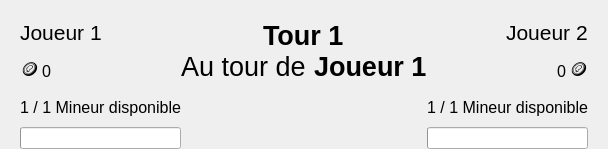
            <widget class="QWidget" name="TopContainer" native="true">
             <property name="sizePolicy">
              <sizepolicy hsizetype="Preferred" vsizetype="Fixed">
               <horstretch>0</horstretch>
               <verstretch>0</verstretch>
              </sizepolicy>
             </property>
             <layout class="QHBoxLayout" name="horizontalLayout">
              <property name="spacing">
               <number>0</number>
              </property>
              <property name="leftMargin">
               <number>20</number>
              </property>
              <property name="topMargin">
               <number>20</number>
              </property>
              <property name="rightMargin">
               <number>20</number>
              </property>
              <property name="bottomMargin">
               <number>0</number>
              </property>
              <item alignment="Qt::AlignLeft|Qt::AlignTop">
               <widget class="QWidget" name="TopLeftContainer" native="true">
                <property name="minimumSize">
                 <size>
                  <width>0</width>
                  <height>0</height>
                 </size>
                </property>
                <layout class="QVBoxLayout" name="verticalLayout_2">
                 <property name="spacing">
                  <number>10</number>
                 </property>
                 <property name="leftMargin">
                  <number>0</number>
                 </property>
                 <property name="topMargin">
                  <number>0</number>
                 </property>
                 <property name="rightMargin">
                  <number>0</number>
                 </property>
                 <property name="bottomMargin">
                  <number>0</number>
                 </property>
                 <item>
                  <widget class="QLabel" name="Player1Label">
                   <property name="font">
                    <font>
                     <pointsize>16</pointsize>
                    </font>
                   </property>
                   <property name="text">
                    <string>Joueur 1</string>
                   </property>
                  </widget>
                 </item>
                 <item>
                  <layout class="QHBoxLayout" name="Player1ScoresContainer" stretch="0,0">
                   <property name="spacing">
                    <number>3</number>
                   </property>
                   <item alignment="Qt::AlignLeft">
                    <widget class="QLabel" name="Player1CoinImage">
                     <property name="minimumSize">
                      <size>
                       <width>0</width>
                       <height>0</height>
                      </size>
                     </property>
                     <property name="maximumSize">
                      <size>
                       <width>16777215</width>
                       <height>16777215</height>
                      </size>
                     </property>
                     <property name="font">
                      <font>
                       <pointsize>14</pointsize>
                      </font>
                     </property>
                     <property name="text">
                      <string>🪙</string>
                     </property>
                     <property name="scaledContents">
                      <bool>true</bool>
                     </property>
                    </widget>
                   </item>
                   <item>
                    <widget class="QLabel" name="Player1Score">
                     <property name="sizePolicy">
                      <sizepolicy hsizetype="Expanding" vsizetype="Preferred">
                       <horstretch>0</horstretch>
                       <verstretch>0</verstretch>
                      </sizepolicy>
                     </property>
                     <property name="font">
                      <font>
                       <pointsize>12</pointsize>
                      </font>
                     </property>
                     <property name="text">
                      <string>0</string>
                     </property>
                    </widget>
                   </item>
                  </layout>
                 </item>
                 <item>
                  <layout class="QHBoxLayout" name="Player1MinerContainer">
                   <property name="spacing">
                    <number>0</number>
                   </property>
                   <item>
                    <widget class="QLabel" name="Player1MinerAvailable">
                     <property name="font">
                      <font>
                       <pointsize>12</pointsize>
                      </font>
                     </property>
                     <property name="text">
                      <string>1</string>
                     </property>
                    </widget>
                   </item>
                   <item>
                    <widget class="QLabel" name="Player1MinerTotal">
                     <property name="font">
                      <font>
                       <pointsize>12</pointsize>
                      </font>
                     </property>
                     <property name="text">
                      <string> / 1 Mineur disponible</string>
                     </property>
                    </widget>
                   </item>
                  </layout>
                 </item>
                 <item>
                  <widget class="QProgressBar" name="Player1MinerWorkingProgress">
                   <property name="value">
                    <number>0</number>
                   </property>
                   <property name="textVisible">
                    <bool>false</bool>
                   </property>
                  </widget>
                 </item>
                </layout>
               </widget>
              </item>
              <item alignment="Qt::AlignHCenter|Qt::AlignTop">
               <widget class="QWidget" name="TopCenterContainer" native="true">
                <layout class="QVBoxLayout" name="verticalLayout_3">
                 <property name="spacing">
                  <number>0</number>
                 </property>
                 <property name="leftMargin">
                  <number>0</number>
                 </property>
                 <property name="topMargin">
                  <number>0</number>
                 </property>
                 <property name="rightMargin">
                  <number>0</number>
                 </property>
                 <property name="bottomMargin">
                  <number>0</number>
                 </property>
                 <item alignment="Qt::AlignHCenter">
                  <widget class="QLabel" name="Round">
                   <property name="sizePolicy">
                    <sizepolicy hsizetype="Preferred" vsizetype="Preferred">
                     <horstretch>0</horstretch>
                     <verstretch>0</verstretch>
                    </sizepolicy>
                   </property>
                   <property name="font">
                    <font>
                     <pointsize>20</pointsize>
                     <bold>true</bold>
                    </font>
                   </property>
                   <property name="text">
                    <string>Tour 1</string>
                   </property>
                  </widget>
                 </item>
                 <item alignment="Qt::AlignHCenter">
                  <widget class="QWidget" name="PlayersTurnContainer" native="true">
                   <layout class="QHBoxLayout" name="horizontalLayout_5">
                    <property name="spacing">
                     <number>0</number>
                    </property>
                    <property name="leftMargin">
                     <number>0</number>
                    </property>
                    <property name="topMargin">
                     <number>0</number>
                    </property>
                    <property name="rightMargin">
                     <number>0</number>
                    </property>
                    <property name="bottomMargin">
                     <number>0</number>
                    </property>
                    <item>
                     <widget class="QLabel" name="PlayersTurnDefaultText">
                      <property name="font">
                       <font>
                        <pointsize>20</pointsize>
                       </font>
                      </property>
                      <property name="text">
                       <string>Au tour de </string>
                      </property>
                     </widget>
                    </item>
                    <item>
                     <widget class="QLabel" name="CurrentPlayersName">
                      <property name="font">
                       <font>
                        <pointsize>20</pointsize>
                        <bold>true</bold>
                       </font>
                      </property>
                      <property name="text">
                       <string>Joueur 1</string>
                      </property>
                     </widget>
                    </item>
                   </layout>
                  </widget>
                 </item>
                 <item alignment="Qt::AlignHCenter">
                  <widget class="QLabel" name="CantPlayLabel">
                   <property name="maximumSize">
                    <size>
                     <width>16777215</width>
                     <height>16777215</height>
                    </size>
                   </property>
                   <property name="font">
                    <font>
                     <pointsize>12</pointsize>
                    </font>
                   </property>
                   <property name="text">
                    <string/>
                   </property>
                  </widget>
                 </item>
                </layout>
               </widget>
              </item>
              <item alignment="Qt::AlignRight|Qt::AlignTop">
               <widget class="QWidget" name="TopRightContainer" native="true">
                <layout class="QVBoxLayout" name="verticalLayout_4">
                 <property name="spacing">
                  <number>10</number>
                 </property>
                 <property name="leftMargin">
                  <number>0</number>
                 </property>
                 <property name="topMargin">
                  <number>0</number>
                 </property>
                 <property name="rightMargin">
                  <number>0</number>
                 </property>
                 <property name="bottomMargin">
                  <number>0</number>
                 </property>
                 <item alignment="Qt::AlignRight">
                  <widget class="QLabel" name="Player2Label">
                   <property name="font">
                    <font>
                     <pointsize>16</pointsize>
                    </font>
                   </property>
                   <property name="text">
                    <string>Joueur 2</string>
                   </property>
                  </widget>
                 </item>
                 <item>
                  <layout class="QHBoxLayout" name="Player2ScoresContainer" stretch="1,0">
                   <property name="spacing">
                    <number>3</number>
                   </property>
                   <item alignment="Qt::AlignRight">
                    <widget class="QLabel" name="Player2Score">
                     <property name="sizePolicy">
                      <sizepolicy hsizetype="Expanding" vsizetype="Preferred">
                       <horstretch>0</horstretch>
                       <verstretch>0</verstretch>
                      </sizepolicy>
                     </property>
                     <property name="font">
                      <font>
                       <pointsize>12</pointsize>
                      </font>
                     </property>
                     <property name="text">
                      <string>0</string>
                     </property>
                    </widget>
                   </item>
                   <item alignment="Qt::AlignRight">
                    <widget class="QLabel" name="Player2CoinImage">
                     <property name="sizePolicy">
                      <sizepolicy hsizetype="Minimum" vsizetype="Minimum">
                       <horstretch>0</horstretch>
                       <verstretch>0</verstretch>
                      </sizepolicy>
                     </property>
                     <property name="font">
                      <font>
                       <pointsize>14</pointsize>
                      </font>
                     </property>
                     <property name="text">
                      <string>🪙</string>
                     </property>
                     <property name="scaledContents">
                      <bool>true</bool>
                     </property>
                    </widget>
                   </item>
                  </layout>
                 </item>
                 <item>
                  <layout class="QHBoxLayout" name="Player2MinerContainer">
                   <property name="spacing">
                    <number>0</number>
                   </property>
                   <item>
                    <widget class="QLabel" name="Player2MinerAvailable">
                     <property name="font">
                      <font>
                       <pointsize>12</pointsize>
                      </font>
                     </property>
                     <property name="text">
                      <string>1</string>
                     </property>
                    </widget>
                   </item>
                   <item>
                    <widget class="QLabel" name="Player2MinerTotal">
                     <property name="font">
                      <font>
                       <pointsize>12</pointsize>
                      </font>
                     </property>
                     <property name="text">
                      <string> / 1 Mineur disponible</string>
                     </property>
                    </widget>
                   </item>
                  </layout>
                 </item>
                 <item>
                  <widget class="QProgressBar" name="Player2MinerWorkingProgress">
                   <property name="value">
                    <number>0</number>
                   </property>
                   <property name="textVisible">
                    <bool>false</bool>
                   </property>
                  </widget>
                 </item>
                </layout>
               </widget>
              </item>
             </layout>
            </widget>
